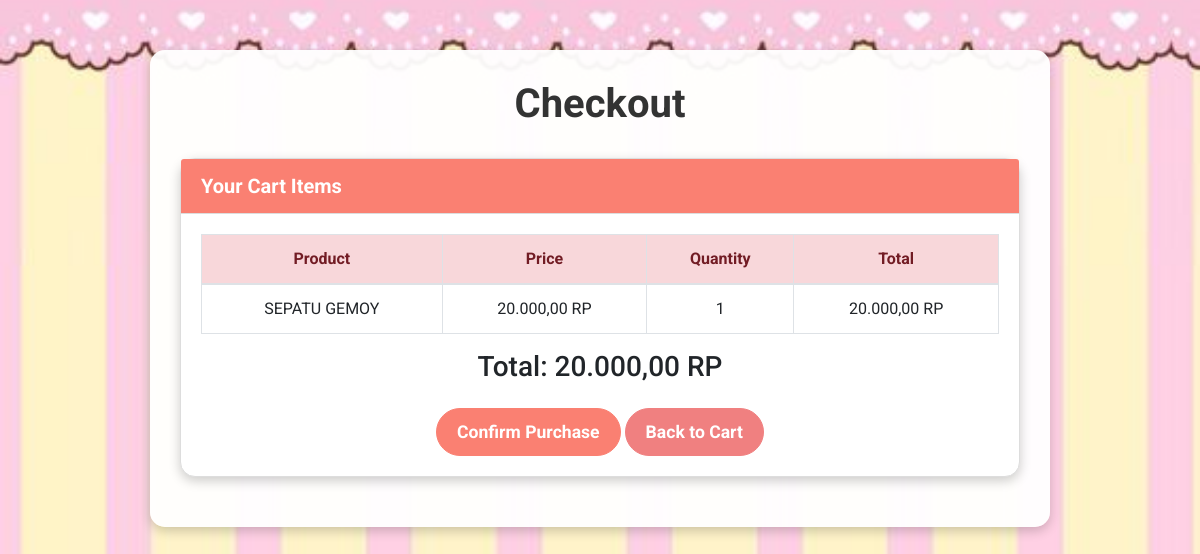
Page /Order/checkout.php (signed in) on the committed database.
### tables this page shows
CREATE TABLE `cart` (
  `id` int(11) NOT NULL,
  `user_id` int(11) NOT NULL,
  `product_id` int(11) NOT NULL,
  `quantity` int(11) NOT NULL,
  `created_at` timestamp NOT NULL DEFAULT current_timestamp()
);

CREATE TABLE `products` (
  `id` int(11) NOT NULL,
  `name` varchar(100) NOT NULL,
  `description` text NOT NULL,
  `price` decimal(10,2) NOT NULL,
  `image` varchar(255) NOT NULL,
  `created_at` timestamp NOT NULL DEFAULT current_timestamp()
);

### Order/checkout.php (the view, shortened to what this page needs)
<?php
require '../config.php';
$sql = "SELECT products.name, products.price, cart.quantity FROM cart
        JOIN products ON cart.product_id = products.id
        WHERE cart.user_id = ?";
$stmt = $pdo->prepare($sql);
$stmt->execute([$_SESSION['user_id']]);
$cart_items = $stmt->fetchAll();
?>
<!DOCTYPE html>
<html lang="en">
<head>
    <link href="https://stackpath.bootstrapcdn.com/bootstrap/4.5.2/css/bootstrap.min.css" rel="stylesheet">
</head>
<body>
    <div class="container">
        <h1>Checkout</h1>
        <div class="card">
            <div class="card-header">
                Your Cart Items
            </div>
            <div class="card-body">
                <table class="table table-bordered">
                    <thead>
                        <tr>
                            <th>Product</th>
                            <th>Price</th>
                            <th>Quantity</th>
                            <th>Total</th>
                        </tr>
                    </thead>
                    <tbody>
                        <?php foreach ($cart_items as $item): ?>
                            <tr>
                                <td><?php echo htmlspecialchars($item['name']); ?></td>
                                <td><?php echo number_format($item['price'], 2, ',', '.'); ?> RP</td>
                                <td><?php echo htmlspecialchars($item['quantity']); ?></td>
                                <td><?php echo number_format($item['price'] * $item['quantity'], 2, ',', '.'); ?> RP</td>
                            </tr>
                        <?php endforeach; ?>
                    </tbody>
                </table>
                <h3 class="text-center">Total: <?php
                $total = 0;
                foreach ($cart_items as $item) {
                    $total += $item['price'] * $item['quantity'];
                }
                echo number_format($total, 2, ',', '.'); ?> RP
                </h3>
                <div class="text-center mt-4">
                    <a href="confirm_checkout.php" class="btn btn-primary btn-confirm">Confirm Purchase</a>
                    <a href="cart.php" class="btn btn-secondary">Back to Cart</a>
                </div>
            </div>
        </div>
    </div>
</body>
</html>

### Order/checkout.php (style rules this page uses)
body { font-family: 'Roboto', sans-serif; background-image: url('bacgroundshop.jpg'); background-position: center; background-repeat: no-repeat; background-size: cover; margin: 0; padding: 0; min-height: 100vh; }
.container { padding: 30px; margin: 0 auto; max-width: 900px; background-color: rgba(255, 255, 255, 0.95); border-radius: 15px; box-shadow: 0 4px 12px rgba(0, 0, 0, 0.2); margin-top: 50px; }
h1 { font-size: 2.5rem; font-weight: 700; color: #333; text-align: center; margin-bottom: 30px; }
table { width: 100%; margin-bottom: 20px; }
th, td { padding: 15px; text-align: center; vertical-align: middle; border-bottom: 1px solid #ddd; }
th { background-color: #f8d7da; color: #721c24; font-weight: bold; }
.btn-primary { background-color: #fa8072; border-color: #fa8072; border-radius: 25px; padding: 10px 20px; font-size: 1.1rem; font-weight: 700; transition: background-color 0.3s, border-color 0.3s; }
.btn-secondary { background-color: #f08080; border-color: #f08080; border-radius: 25px; padding: 10px 20px; font-size: 1.1rem; font-weight: 700; transition: background-color 0.3s, border-color 0.3s; }
.card { border: 1px solid #ddd; border-radius: 15px; box-shadow: 0 4px 12px rgba(0, 0, 0, 0.2); margin-bottom: 20px; background-color: #fff; transition: transform 0.3s, box-shadow 0.3s; }
.card-header { background-color: #fa8072; color: #fff; font-size: 1.25rem; font-weight: 700; border-bottom: 1px solid #ddd; border-top-left-radius: 15px; border-top-right-radius: 15px; }
.card-body { padding: 20px; }

### rows in the picture
cart: product.name "SEPATU GEMOY", product.price "20.000,00", quantity "1", $item['price'] * $item['quantity'] "20.000,00"

### other values in the picture
$total "20.000,00"
